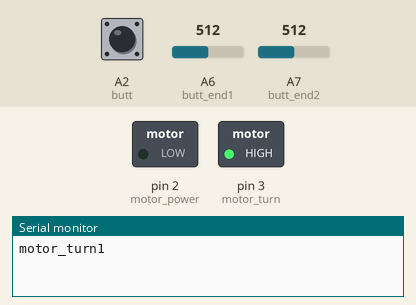
Bench run of a sketch on a simulated Arduino Nano, built with avr-gcc and run on an emulated ATmega328P. Parts: switched loads named in the sketch (green lamp = pin HIGH), the last lines printed to the serial monitor. The inputs (shaded band) are chosen by the test bench; at power-on: A6 (butt_end1) = 512, A2 (butt) LOW, A7 (butt_end2) = 512.

Above: at 1.2 s.
1.3 s: A6 (butt_end1) set to 109
3.2 s: A6 (butt_end1) set to 93
At 5.2 s:
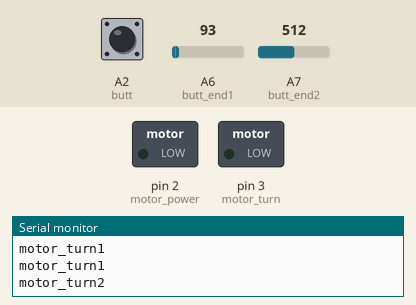
5.5 s: A6 (butt_end1) set to 110
At 7.0 s:
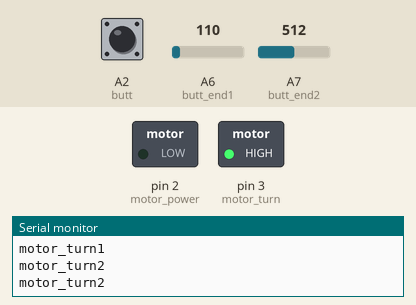
7.5 s: A6 (butt_end1) set to 90
At 8.5 s:
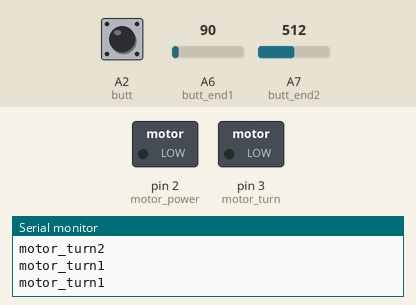
Timing chart, 0 to 10.5 s (numbered marks = the images above; inputs shaded):
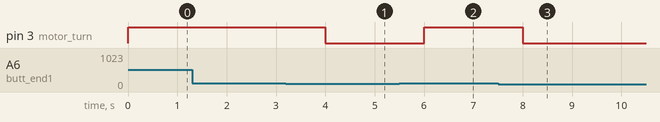

The sketch:

moving_skin.ino
```cpp
/*
 * for moving skin
 * 2023.04.15 begin
 *
 */

#define butt        A2
#define butt_end1   A6
#define butt_end2   A7
#define motor_power 2
#define motor_turn  3

int axis_value  = 0;
int medd_value  = 0;
int butt_value  = 0;
int end1_value  = 0;
int end2_value  = 0;
int power_value = 0; //for input

void setup() {
  pinMode(butt, INPUT);
  pinMode(motor_power, OUTPUT);
  pinMode(motor_turn, OUTPUT);
  pinMode(butt_end1, INPUT_PULLUP);
  pinMode(butt_end2, INPUT_PULLUP);
  Serial.begin(9600);
  butt_value = digitalRead(butt);
  end1_value = analogRead(butt_end1);
  end2_value = analogRead(butt_end2);
  //power_value = digitalRead(motor_power);
  if (end1_value > 100){
    digitalWrite(motor_turn, HIGH);
  }else if(end2_value > 100){
    digitalWrite(motor_turn, LOW);
  }else if (end2_value == 0 && end1_value == 0){
    digitalWrite(motor_turn, HIGH);
  }
}

void loop() {
  butt_value = digitalRead(butt);
  end1_value = analogRead(butt_end1);
  end2_value = analogRead(butt_end2);
  //test_value();

  if (end1_value > 100){
    digitalWrite(motor_turn, HIGH);
    delay(1000);
    Serial.println("motor_turn1");
  }else if(end2_value > 100){
    digitalWrite(motor_turn, LOW);
    delay(1000);
    Serial.println("motor_turn2");
  }
}

void test_value(){
  Serial.print(butt_value);
  Serial.print(",");
  Serial.print(end1_value);
  Serial.print(",");
  Serial.println(end2_value);
  delay(100);
}
```

Measured:
- the behaviour switches between 101 and 100 on A6 (butt_end1) (found by bisection; images 0 and 1)
- after the input at 3.2 s, pin 3 (motor_turn): HIGH → LOW after 0.80 s
- after the input at 5.5 s, pin 3 (motor_turn): LOW → HIGH after 0.50 s
- after the input at 7.5 s, pin 3 (motor_turn): HIGH → LOW after 0.50 s
